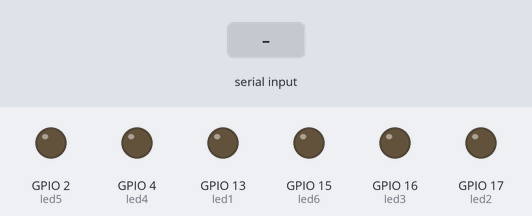
Simulated run of this program. Board: ESP32. Shown: output pins drawn as LEDs (lit = HIGH). The inputs (shaded band) are chosen by the test bench. What the program prints to the serial monitor is not drawn.

Above: at 1.2 s.
1.3 s: "1" received over Serial
At 1.9 s:
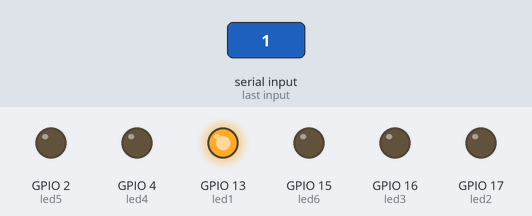
2.8 s: "2" received over Serial
At 4.0 s:
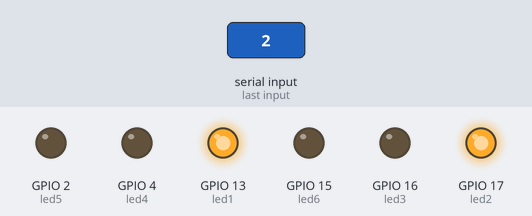
4.3 s: "3" received over Serial
At 5.3 s:
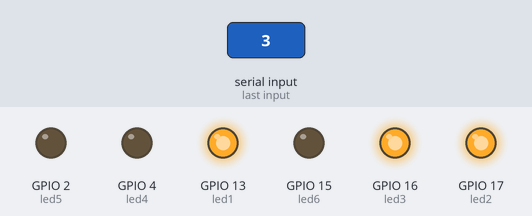
5.8 s: "4" received over Serial
At 6.5 s:
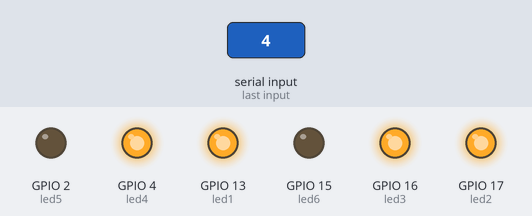
7.3 s: "5" received over Serial
At 7.6 s:
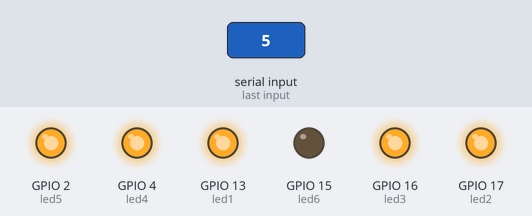
8.8 s: "6" received over Serial
At 10.0 s:
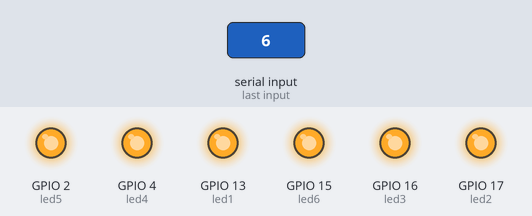
Timing chart, 0 to 11.3 s (numbered marks = the images above; inputs shaded):
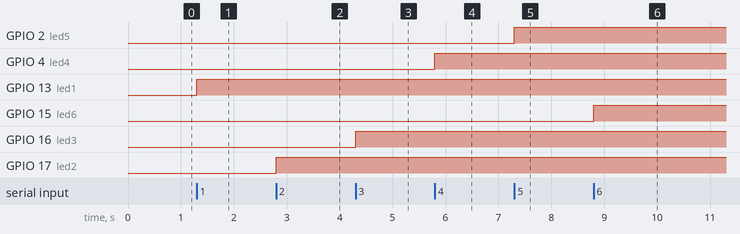

Measured:
- after the input at 1.3 s, GPIO 13 (led1): LOW → HIGH at once
- after the input at 2.8 s, GPIO 17 (led2): LOW → HIGH at once
- after the input at 4.3 s, GPIO 16 (led3): LOW → HIGH at once
- after the input at 5.8 s, GPIO 4 (led4): LOW → HIGH at once
- after the input at 7.3 s, GPIO 2 (led5): LOW → HIGH at once
- after the input at 8.8 s, GPIO 15 (led6): LOW → HIGH at once

The program:

main.cpp
```cpp
#include <Arduino.h>

// put function declarations here:

int led1=13,led2=17,led3=16,led4=4,led5=2,led6=15;

void setup() {
  // put your setup code here, to run once:
  pinMode(led1,OUTPUT);
  pinMode(led2,OUTPUT);
  pinMode(led3,OUTPUT);
  pinMode(led4,OUTPUT);
  pinMode(led5,OUTPUT);
  pinMode(led6,OUTPUT);
  Serial.begin(9600);

}

void loop() {
  // put your main code here, to run repeatedly:
  char c=Serial.read();
  if (c=='1')
  {
    digitalWrite(led1,HIGH);
    Serial.print("LED1 light");
  }
  else if (c=='2')
  {
    digitalWrite(led2,HIGH);
    Serial.print("LED2 light");
  }
  else if (c=='3')
  {
    digitalWrite(led3,HIGH);
    Serial.print("LED3 light");
  }
  else if (c=='4')
  {
    digitalWrite(led4,HIGH);
    Serial.print("LED4 light");
  }
  else if (c=='5')
  {
    digitalWrite(led5,HIGH);
    Serial.print("LED5 light");
  }
  else if (c=='6')
  {
    digitalWrite(led6,HIGH);
    Serial.print("LED6 light");
  }
}

// put function definitions here:
```
